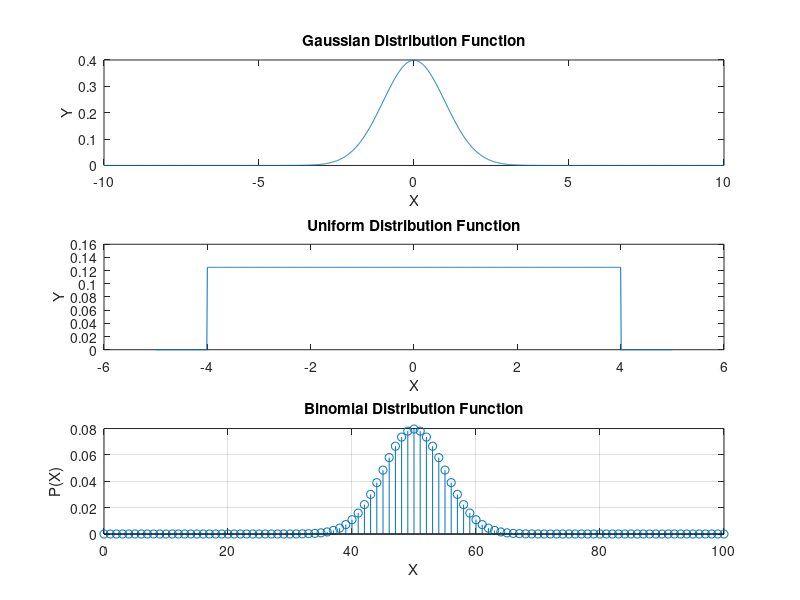

Write MATLAB code to recreate this figure.
clc;
clear all;
close all;

% Gaussian
x = -10:0.01:10;
m = 0;
s = 1;
p = (1/sqrt(2*pi)*s)*(exp(-power(x-m, 2)/(2*s*s)));
subplot(3,1,1);
plot(x, p);
xlabel('X');
ylabel('Y');
title('Gaussian Distribution Function');

% Uniform
x = -5:0.01:5;
a = -4; 
b = 4;

for i = 1 : length(x)
  if(x(i) >= a && x(i) <= b)
    f(i) = 1/(b-a);
  else
    f(i) = 0;
  end
end

subplot(3,1,2);
plot(x, f);
xlabel('X');
ylabel('Y');
title('Uniform Distribution Function');

% Binomial
x = -5:0.01:5;
p = 0.5;
n = 100;

for k = 0 : 1 : n
  nCk = factorial(n)/(factorial(k)*factorial(n-k));
  B(k+1) = nCk*(p^k)*((1-p)^(n-k));
end

subplot(3,1,3);
stem(0:n, B);
grid on;
xlabel('X');
ylabel('P(X)');
title('Binomial Distribution Function');
